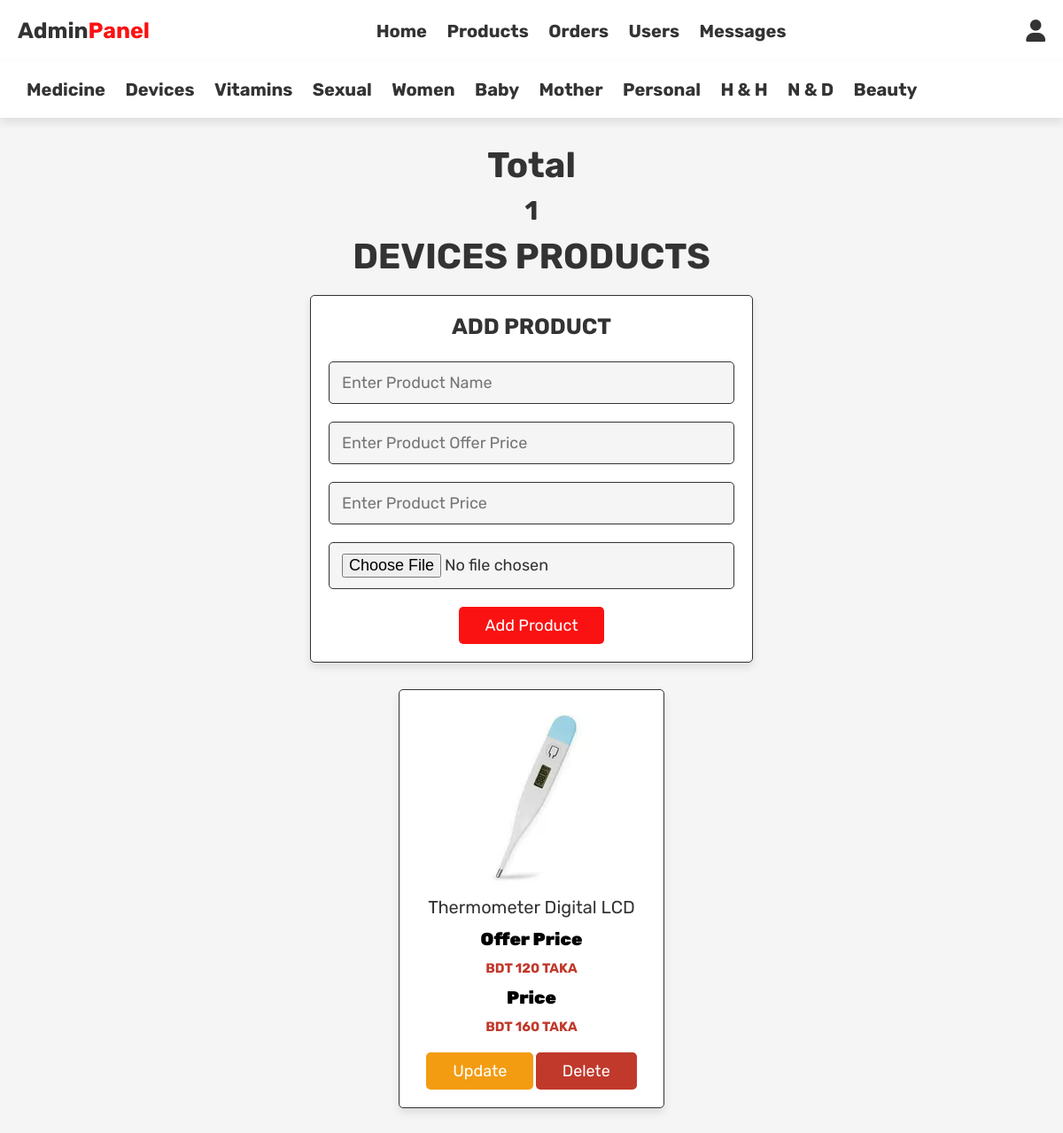
Page /admin_devices.php (signed in) on the committed database.
### tables this page shows
CREATE TABLE `device` (
  `id` int(100) NOT NULL,
  `name` varchar(100) NOT NULL,
  `oprice` int(100) NOT NULL,
  `price` int(100) NOT NULL,
  `image` varchar(100) NOT NULL
);

### admin_devices.php (the view, shortened to what this page needs)
<?php
include 'config.php';
?>
<!DOCTYPE html>
<html lang="en">
<head>
   <link rel="stylesheet" href="https://cdnjs.cloudflare.com/ajax/libs/font-awesome/6.0.0/css/all.min.css">
   <link rel="stylesheet" href="css/admin_style.css">
</head>
<body>
<?php include 'admin_header.php'; ?>
<?php include 'admin_header1.php'; ?>
<section class="add-products">
      <div style="text-align:center;">
         <?php
            $select_device = mysqli_query($conn, "SELECT * FROM `device`") or die('query failed');
            $number_of_products = mysqli_num_rows($select_device);
         ?>
         <p style="font-size: 40px; font-weight: bolder; padding-bottom: 10px; color: #333;">Total</p>
         <h1 style="font-size: 30px; padding-bottom: 10px; color: #333;"><?php echo $number_of_products; ?></h1>
      </div>
   <h1 class="title">Devices products</h1>
   <form action="" method="post" enctype="multipart/form-data">
      <h3>add product</h3>
      <input type="text" name="name" class="box" placeholder="Enter Product Name" required>
      <input type="number" min="0" name="oprice" class="box" placeholder="Enter Product Offer Price" required>
      <input type="number" min="0" name="price" class="box" placeholder="Enter Product Price" required>
      <input type="file" name="image" accept="image/jpg, image/jpeg, image/png" class="box" required>
      <input type="submit" value="add product" name="add_product" class="btn">
   </form>
</section>
<section class="show-products">
   <div class="box-container">
      <?php
         $select_device = mysqli_query($conn, "SELECT * FROM `device`") or die('query failed');
         if(mysqli_num_rows($select_device) > 0){
            while($fetch_device = mysqli_fetch_assoc($select_device)){
      ?>
      <div class="box">
         <img src="uploaded_img/<?php echo $fetch_device['image']; ?>" alt="">
         <div class="name"><?php echo $fetch_device['name']; ?></div>
         <div class="price" style=" padding: 0.2rem 0; "><p style=" font-size: 2rem; font-weight: bolder; color: black;">Offer Price</p></div>
         <div class="price">BDT <?php echo $fetch_device['oprice']; ?> TAKA</div>
         <div class="price" style=" padding: 0.2rem 0; "><p style=" font-size: 2rem; font-weight: bolder; color: black;">Price</p></div>
         <div class="price">BDT <?php echo $fetch_device['price']; ?> TAKA</div>
         <a href="admin_device.php?update=<?php echo $fetch_device['id']; ?>" class="option-btn">update</a>
         <a href="admin_device.php?delete=<?php echo $fetch_device['id']; ?>" class="delete-btn" onclick="return confirm('delete this product?');">delete</a>
      </div>
      <?php
         }
      }else{
         echo '<p class="empty">No products added yet!</p>';
      }
      ?>
   </div>
</section>
</body>
</html>

### css/admin_style.css (style rules this page uses)
:root { --purple:#fa1212; --red:#c0392b; --orange:#f39c12; --black:#333; --white:#fff; --light-color:#666; --light-white:#ccc; --light-bg:#f5f5f5; --border:.1rem solid var(--black); --box-shadow:0 .5rem 1rem rgba(0,0,0,.1); }
* { font-family: 'Rubik', sans-serif; margin:0; padding:0; box-sizing: border-box; outline: none; border:none; text-decoration: none; transition:all .2s linear; }
html { font-size: 62.5%; overflow-x: hidden; }
body { background-color: var(--light-bg); }
section { padding:3rem 2rem; }
.title { text-align: center; margin-bottom: 2rem; text-transform: uppercase; color:var(--black); font-size: 4rem; }
.btn, .option-btn, .delete-btn, .white-btn { display: inline-block; margin-top: 1rem; padding:1rem 3rem; cursor: pointer; color:var(--white); font-size: 1.8rem; border-radius: .5rem; text-transform: capitalize; }
.white-btn, .btn { background-color: var(--purple); }
.option-btn { background-color: var(--orange); }
.delete-btn { background-color: var(--red); }
.add-products form { background-color: var(--white); border-radius: .5rem; padding:2rem; text-align: center; box-shadow: var(--box-shadow); border:var(--border); max-width: 50rem; margin:0 auto; }
.add-products form h3 { font-size: 2.5rem; text-transform: uppercase; color:var(--black); margin-bottom: 1.5rem; }
.add-products form .box { width: 100%; background-color: var(--light-bg); border-radius: .5rem; margin:1rem 0; padding:1.2rem 1.4rem; color:var(--black); font-size: 1.8rem; border:var(--border); }
.show-products .box-container { display: grid; grid-template-columns: repeat(auto-fit, 30rem); justify-content: center; gap:1.5rem; max-width: 1200px; margin:0 auto; align-items: flex-start; }
.show-products { padding-top: 0; }
.show-products .box-container .box { text-align: center; padding:2rem; border-radius: .5rem; border:var(--border); box-shadow: var(--box-shadow); background-color: var(--white); }
.show-products .box-container .box img { height: auto; width: auto; }
.show-products .box-container .box .name { padding:1rem 0; font-size: 2rem; color:var(--black); }
.show-products .box-container .box .price { padding:1rem 0; font-size: 1.5rem; font-weight: bold; color:var(--red); }

### rows in the picture
device: image (picture), name "Thermometer Digital LCD", oprice "120", price "160"

### other values in the picture
$number_of_products "1"
